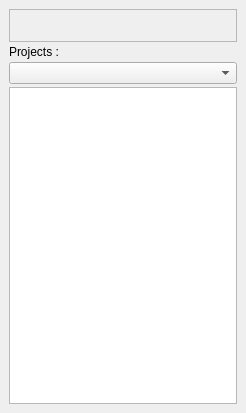
<ui version="4.0" >
 <class>UIProjectsManager</class>
 <widget class="QDockWidget" name="UIProjectsManager" >
  <property name="geometry" >
   <rect>
    <x>0</x>
    <y>0</y>
    <width>246</width>
    <height>413</height>
   </rect>
  </property>
  <property name="windowTitle" >
   <string>Projects Manager</string>
  </property>
  <widget class="QWidget" name="wCentral" >
   <layout class="QVBoxLayout" >
    <property name="spacing" >
     <number>3</number>
    </property>
    <item>
     <widget class="QFrame" name="fButtons" >
      <property name="sizePolicy" >
       <sizepolicy vsizetype="Maximum" hsizetype="Expanding" >
        <horstretch>0</horstretch>
        <verstretch>0</verstretch>
       </sizepolicy>
      </property>
      <property name="minimumSize" >
       <size>
        <width>0</width>
        <height>0</height>
       </size>
      </property>
      <property name="frameShape" >
       <enum>QFrame::StyledPanel</enum>
      </property>
      <layout class="QHBoxLayout" >
       <property name="spacing" >
        <number>0</number>
       </property>
       <item>
        <spacer>
         <property name="orientation" >
          <enum>Qt::Horizontal</enum>
         </property>
         <property name="sizeHint" >
          <size>
           <width>0</width>
           <height>0</height>
          </size>
         </property>
        </spacer>
       </item>
       <item>
        <widget class="QToolBar" name="tbButtons" >
         <property name="sizePolicy" >
          <sizepolicy vsizetype="Maximum" hsizetype="Maximum" >
           <horstretch>0</horstretch>
           <verstretch>0</verstretch>
          </sizepolicy>
         </property>
         <property name="styleSheet" >
          <string>.QToolBar { border : none }</string>
         </property>
         <property name="orientation" >
          <enum>Qt::Horizontal</enum>
         </property>
        </widget>
       </item>
      </layout>
     </widget>
    </item>
    <item>
     <widget class="QLabel" name="lProjects" >
      <property name="text" >
       <string>Projects :</string>
      </property>
     </widget>
    </item>
    <item>
     <widget class="QComboBox" name="cbProjects" />
    </item>
    <item>
     <widget class="QTreeView" name="tvProjects" >
      <property name="editTriggers" >
       <set>QAbstractItemView::NoEditTriggers</set>
      </property>
     </widget>
    </item>
   </layout>
  </widget>
 </widget>
 <resources>
  <include location="../../resources/resources.qrc" />
 </resources>
 <connections/>
</ui>
